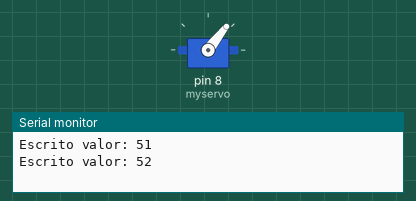
Simulated run of this sketch. Board: Arduino Uno, built with avr-gcc and run on an emulated ATmega328P. Shown: servo, the last lines printed to the serial monitor.

Above: at 0.05 s.
At 1.05 s:
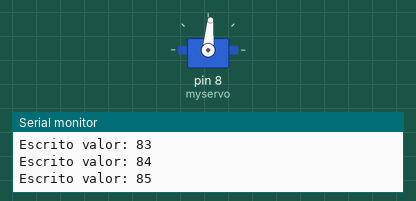
At 2.05 s:
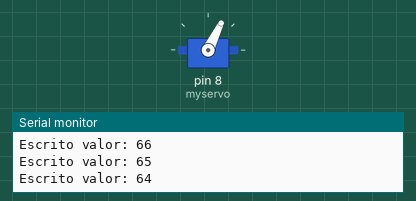
At 2.85 s:
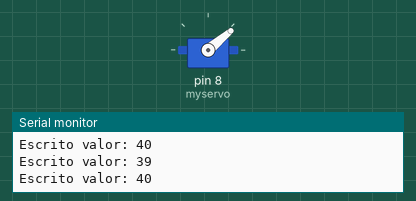
Timing chart, 0 to 7.3 s (numbered marks = the images above):
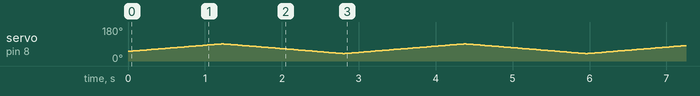

The sketch:

controlServos.ino
```cpp
// Basic Bluetooth sketch HC-05_AT_MODE_01
// Communicate with a HC-05 using the serial monitor
//
// The HC-05 defaults to communication mode when first powered on you will need to manually enter AT mode
// The default baud rate for AT mode is 38400
// See www.martyncurrey.com for details
//


#include <SoftwareSerial.h>
#include <Servo.h>
Servo myservo;
Servo myservo2;
SoftwareSerial BTserial(10,11); // RX | TX
// Connect the HC-05 TX to Arduino pin 2 RX.
// Connect the HC-05 RX to Arduino pin 3 TX through a voltage divider.
//

int val = 50;
int a = 1;
char c = ' ';
String cadena = "";
int valor;
boolean aleteo = false;
int pos = 1;
boolean motor = false;

void setup()
{
    Serial.begin(9600);
    myservo.attach(8); // asocia el servo al pin 8
    myservo.write(120);
}

void loop()
{

    if (val > 90 or val < 40){
      a = -a;
    }
    val += a;
    Serial.print("Escrito valor: ");
    Serial.println(val);
    myservo.write(val);
    delay(30);

}
```
